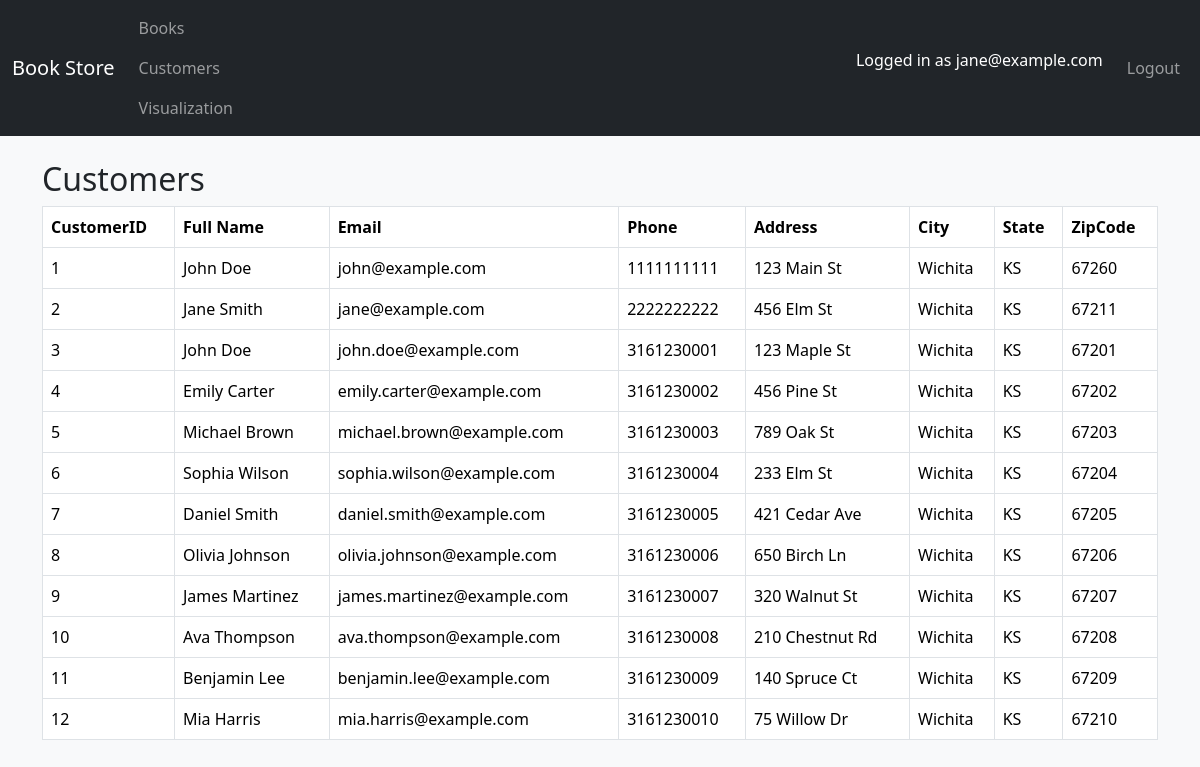
/customers (signed in), run on the app's committed database.
### tables this page shows
CREATE TABLE "Customers" (
	"CustomerID"	INTEGER,
	"FullName"	TEXT,
	"Email"	TEXT,
	"Phone"	TEXT,
	"Address"	TEXT,
	"City"	TEXT,
	"State"	TEXT,
	"ZipCode"	TEXT,
	PRIMARY KEY("CustomerID" AUTOINCREMENT)
);

### app.py (the view)
@app.route("/customers")
@login_required
def list_customers():
    conn = get_db_connection()
    cur = conn.cursor()
    cur.execute("SELECT * FROM Customers")
    customers = cur.fetchall()
    conn.close()
    return render_template("customers_list.html", customers=customers)

### app.py (called while the page is built)
def get_db_connection():
    conn = sqlite3.connect(DATABASE)
    conn.row_factory = sqlite3.Row
    return conn

def login_required(f):
    @wraps(f)
    def decorated_function(*args, **kwargs):
        if "user" not in session:
            flash("Please log in first.", "warning")
            return redirect(url_for("login"))
        return f(*args, **kwargs)
    return decorated_function

### templates/customers_list.html
{% extends "base.html" %}
{% block content %}
<h2>Customers</h2>
<table class="table table-bordered">
  <thead>
    <tr>
      <th>CustomerID</th>
      <th>Full Name</th>
      <th>Email</th>
      <th>Phone</th>
      <th>Address</th>
      <th>City</th>
      <th>State</th>
      <th>ZipCode</th>
    </tr>
  </thead>
  <tbody>
    {% for c in customers %}
    <tr>
      <td>{{ c["customerid"] }}</td>
      <td>{{ c["fullname"] }}</td>
      <td>{{ c["email"] }}</td>
      <td>{{ c["phone"] }}</td>
      <td>{{ c["address"] }}</td>
      <td>{{ c["city"] }}</td>
      <td>{{ c["state"] }}</td>
      <td>{{ c["zipcode"] }}</td>
    </tr>
    {% endfor %}
  </tbody>
</table>
{% endblock %}

### templates/base.html (shortened to what this page needs)
<!DOCTYPE html>
<html lang="en">
<head>
    <link href="https://cdn.jsdelivr.net/npm/bootstrap@5.3.2/dist/css/bootstrap.min.css" rel="stylesheet">
</head>
<body class="bg-light">
<nav class="navbar navbar-expand-lg navbar-dark bg-dark mb-4">
  <div class="container-fluid">
    <a class="navbar-brand" href="{{ url_for('dashboard') }}">Book Store</a>
    <div class="collapse navbar-collapse">
      <ul class="navbar-nav me-auto">
        {% if session.get('user') %}
        <li class="nav-item">
          <a class="nav-link" href="{{ url_for('list_books') }}">Books</a>
          <a class="nav-link" href="/customers">Customers</a>
          <a class="nav-link" href="{{ url_for('visualization') }}">Visualization</a>
        </li>
        {% endif %}
      </ul>
      <ul class="navbar-nav">
        {% if session.get('user') %}
        <li class="nav-item">
          <span class="navbar-text text-white me-3">Logged in as {{ session['user'] }}</span>
        </li>
        <li class="nav-item">
          <a class="nav-link" href="{{ url_for('logout') }}">Logout</a>
        </li>
        {% else %}
        <li class="nav-item">
          <a class="nav-link" href="{{ url_for('login') }}">Login</a>
        </li>
        {% endif %}
      </ul>
    </div>
  </div>
</nav>
<div class="container my-4">
    {% block content %}{% endblock %}
</div>
</body>
</html>

### data on the page
Customers: user "jane@example.com", customerid "2", fullname "Jane Smith", email "jane@example.com", phone "2222222222", address "456 Elm St", city "Wichita", state "KS", zipcode "67211"
Customers: customerid "1", fullname "John Doe", email "john@example.com", phone "1111111111", address "123 Main St", city "Wichita", state "KS", zipcode "67260"
Customers: customerid "3", fullname "John Doe", email "john.doe@example.com", phone "3161230001", address "123 Maple St", city "Wichita", state "KS", zipcode "67201"
Customers: customerid "4", fullname "Emily Carter", email "emily.carter@example.com", phone "3161230002", address "456 Pine St", city "Wichita", state "KS", zipcode "67202"
Customers: customerid "5", fullname "Michael Brown", email "michael.brown@example.com", phone "3161230003", address "789 Oak St", city "Wichita", state "KS", zipcode "67203"
Customers: customerid "6", fullname "Sophia Wilson", email "sophia.wilson@example.com", phone "3161230004", address "233 Elm St", city "Wichita", state "KS", zipcode "67204"
Customers: customerid "7", fullname "Daniel Smith", email "daniel.smith@example.com", phone "3161230005", address "421 Cedar Ave", city "Wichita", state "KS", zipcode "67205"
Customers: customerid "8", fullname "Olivia Johnson", email "olivia.johnson@example.com", phone "3161230006", address "650 Birch Ln", city "Wichita", state "KS", zipcode "67206"
Customers: customerid "9", fullname "James Martinez", email "james.martinez@example.com", phone "3161230007", address "320 Walnut St", city "Wichita", state "KS", zipcode "67207"
Customers: customerid "10", fullname "Ava Thompson", email "ava.thompson@example.com", phone "3161230008", address "210 Chestnut Rd", city "Wichita", state "KS", zipcode "67208"
Customers: customerid "11", fullname "Benjamin Lee", email "benjamin.lee@example.com", phone "3161230009", address "140 Spruce Ct", city "Wichita", state "KS", zipcode "67209"
Customers: customerid "12", fullname "Mia Harris", email "mia.harris@example.com", phone "3161230010", address "75 Willow Dr", city "Wichita", state "KS", zipcode "67210"
